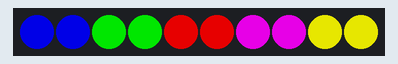
This sketch was run on a simulated Arduino Uno, built with avr-gcc and run on an emulated ATmega328P. Parts: 10 RGB LEDs in strip order, left to right. Dim RGB values are drawn brighter than linear.

Above: at 0.05 s.
At 9.9 s:
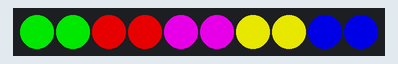
At 34.81 s:
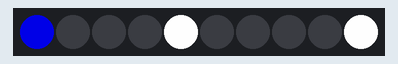
At 35.7 s:
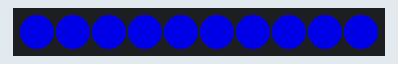
At 38.41 s:
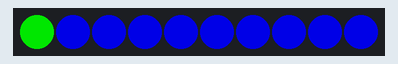
At 39.3 s:
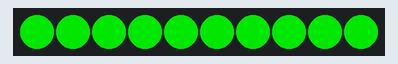

The sketch:

julstierna.ino
```cpp
#include <Adafruit_NeoPixel.h>

//define NeoPixel Pin and Number of LEDs
#define PIN 5
#define NUM_LEDS 10

//create a NeoPixel strip
Adafruit_NeoPixel strip = Adafruit_NeoPixel(NUM_LEDS, PIN, NEO_GRB + NEO_KHZ800);
int stark=180;
int stark2=250;
void setup() {
  // start the strip and blank it out
  strip.begin();
  strip.show();
}

void loop() {
  // set pixel to red, delay(1000)


strip.setPixelColor(0, 0, 0, stark);
strip.setPixelColor(1, 0, 0, stark);

strip.setPixelColor(2, 0, stark,0);
strip.setPixelColor(3, 0, stark,0);

strip.setPixelColor(4,  stark,0,0);
strip.setPixelColor(5,  stark,0,0);

strip.setPixelColor(6,  stark,0,stark);
strip.setPixelColor(7,  stark,0,stark);

strip.setPixelColor(8,  stark,stark,0);
strip.setPixelColor(9,  stark,stark,0);

for(int j=1; j<100;j++){
strip.show();
delay(100);
 flytta2();
}

////////////////////////////////////////////////
  delay(1000);
////////////////////////////////////////////////

for(int j=1; j<7;j++){

 for(int i=0;i<NUM_LEDS;i++){
 strip.setPixelColor(i, 0, 0, 0);
 }

switch (j) {
    case 1:
      strip.setPixelColor(0, 0, 0, stark2);
      strip.setPixelColor(5, 0, 0, stark2);
      break;
    case 2:
      strip.setPixelColor(0, 0, stark2, 0);
      strip.setPixelColor(5, 0, stark2, 0);
      break;
       case 3:
      strip.setPixelColor(0, stark2, 0, 0);
      strip.setPixelColor(5, stark2, 0, 0);
      break;
            case 4:
      strip.setPixelColor(0, stark2, stark2, 0);
      strip.setPixelColor(5, stark2, stark2, 0);
      break;
            case 5:
      strip.setPixelColor(0, stark2, 0, stark2);
      strip.setPixelColor(5, stark2, 0, stark2);
      break;
            case 6:
      strip.setPixelColor(0, stark2, stark2, stark2);
      strip.setPixelColor(5, stark2, stark2, stark2);
      break;
    default:
      // if nothing else matches, do the default

      // default is optional
    break;
  }

////////////////////////////////////////////////
for(int j=1; j<50;j++){
 flytta2();
strip.show();
delay(80);

}


////////////////////////////////////////////////
 //delay(100);
}


  ///////////////////////////////////
for(int j=1; j<7;j++){

 for(int i=0;i<NUM_LEDS;i++){
 strip.setPixelColor(i, 0, 0, stark);

switch (j) {
    case 1:
      strip.setPixelColor(i, 0, 0, stark);
      break;
    case 2:
      strip.setPixelColor(i, 0, stark, 0);
      break;
       case 3:
      strip.setPixelColor(i, stark, 0, 0);
      break;
            case 4:
      strip.setPixelColor(i, stark, stark, 0);
      break;
            case 5:
      strip.setPixelColor(i, stark, 0, stark);
      break;
            case 6:
      strip.setPixelColor(i, stark, stark, stark);
      break;
    default:
      // if nothing else matches, do the default


      // default is optional
    break;
  }


  strip.show();
  delay(100);
 }
  delay(2600);
}

//////////////////////////////////////////


for(int j=1; j<7;j++){

 for(int i=0;i<NUM_LEDS;i++){
 strip.setPixelColor(i, 0, 0, 20);

switch (j) {
    case 1:
      strip.setPixelColor(i, 0, 0, stark);
      break;
    case 2:
      strip.setPixelColor(i, 0, stark, 0);
      break;
       case 3:
      strip.setPixelColor(i, stark, 0, 0);
      break;
            case 4:
      strip.setPixelColor(i, stark, stark, 0);
      break;
            case 5:
      strip.setPixelColor(i, stark, 0, stark);
      break;
            case 6:
      strip.setPixelColor(i, stark, stark, stark);
      break;
    default:
      // if nothing else matches, do the default


      // default is optional
    break;
  }


  strip.show();
  delay(100);
 }
//////////////

 ////////////
  delay(3200);
}


//////////////////////////////////////////


}


void flytta (){

 uint32_t a1;

 a1= strip.getPixelColor(0);


  for(int i=0;i<(NUM_LEDS-1);i++){
   strip.setPixelColor(i,strip.getPixelColor(i+1));
  }
  strip.setPixelColor(NUM_LEDS-1,a1);


  }

void flytta2 (){

 uint32_t a1;

 a1= strip.getPixelColor(NUM_LEDS-1);


  for(int i=(NUM_LEDS-1);i>0;i=i-1){
   strip.setPixelColor(i,strip.getPixelColor(i-1));
  }
  strip.setPixelColor(0,a1);


  }
```

Measured:
- what the display in image 1 shows lasts 1.1 s, from 9.9 s to 11.0 s
- what the display in image 3 shows lasts 2.7 s, from 35.7 s to 38.4 s
